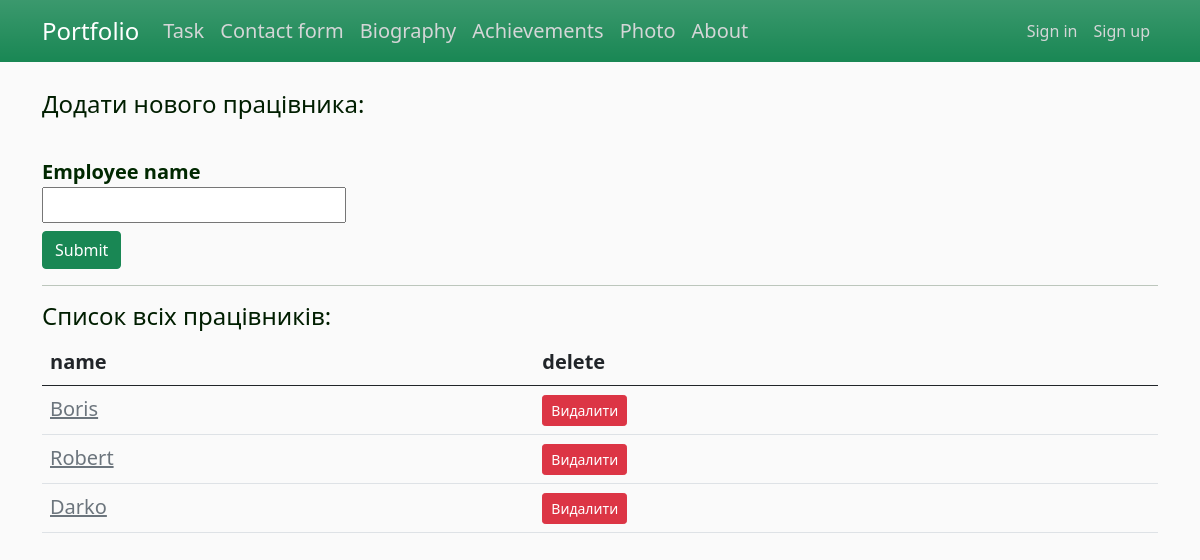
Page /tsk/employee/create on the earlier database version.
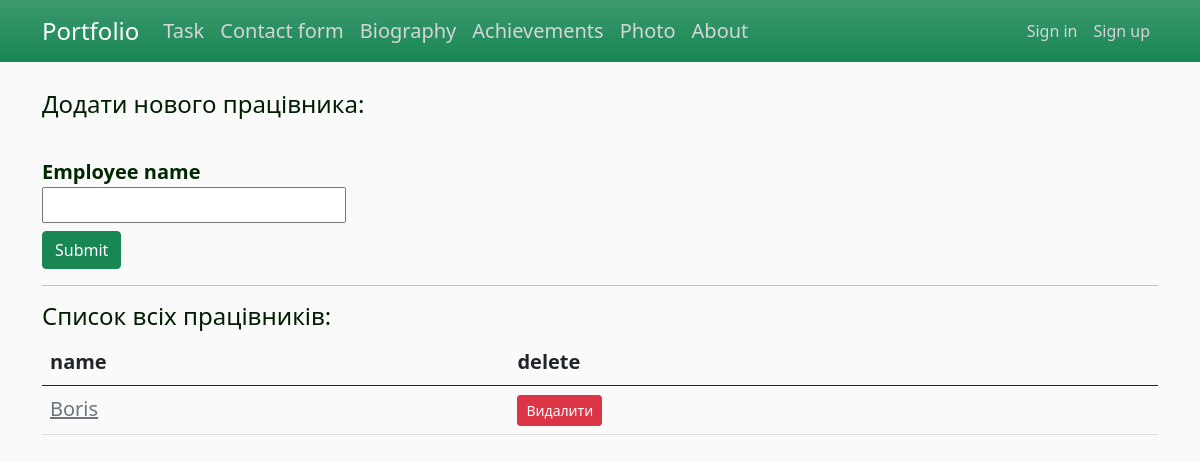
Same page on the later database version.
### app/task/models.py (models this page shows, shortened)
class Employee(db.Model):  # many to many з Tasks
    id = db.Column(db.Integer, primary_key=True)
    name = db.Column(db.String(25), nullable=False, unique=True)
    count_of_compltd_task = db.Column(db.Integer, nullable=False, default=0)
    tasks_todo = db.relationship('Task', secondary=many_to_many, backref=db.backref('for_empl'))

### app/task/views.py (the view, shortened to what this page needs)
@task_bp.route("/employee/create", methods=['POST', 'GET'])
def employee_create():
    print("employee_create")
    form = EmployeeForm()
    employees = Employee.query.all()
    return render_template('employee_create.html', title='Додавання новго працівника', form=form, employees=employees)

### app/task/forms.py
class EmployeeForm(FlaskForm):
    name = StringField('Employee name', validators=[DataRequired()])
    submit = SubmitField('Submit')

### app/task/templates/task/employee_create.html (shortened to what this page needs)
{% extends "layout.html" %}
{% block content %}
    {% from "_render_field.html" import render_field %}
    <h4>Додати нового працівника:</h4>
    <br>
    <form action="{{ url_for('task_bp_in.employee_create') }}" method="POST">
        {{ render_field(form.name) }}
        {{ form.submit(class="btn btn-success") }}
    </form>
<hr>
    <h4>Список всіх працівників:</h4>
    <table class="table table-hover">
      <thead>
        <tr>
          <th scope="col">name</th>
            <th scope="col">delete</th>
        </tr>
      </thead>
      <tbody>
        {% for e in employees %}
        <tr>
            <td>
                <a href="{{url_for('task_bp_in.employee_profile', id=e.id)}}" class="link-secondary"> {{ e.name }}</a>
            </td>
            <td>
                <a href="{{url_for('task_bp_in.employee_delete', id=e.id)}}" class="btn btn-danger btn-sm"> Видалити </a>
            </td>
       </tr>
       {% endfor %}
      </tbody>
    </table>
{% endblock content %}

Differences in the rows shown:
removed Employee: name "Robert"
removed Employee: name "Darko"
